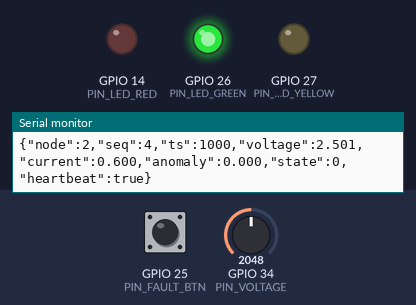
This sketch was run on a simulated ESP32. Shown: output pins drawn as LEDs (lit = HIGH), the last lines printed to the serial monitor. Inputs (shaded band) come from the test bench; at power-on: GPIO 34 (PIN_VOLTAGE) = 2048, GPIO 25 (PIN_FAULT_BTN) HIGH (analog values on the 0–4095 scale).

Above: at 1.2 s.
1.3 s: GPIO 34 (PIN_VOLTAGE) set to 2866
At 1.62 s:
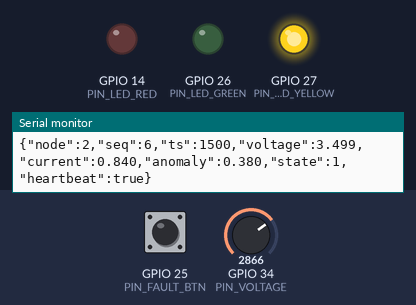
3.2 s: GPIO 25 (PIN_FAULT_BTN) pulled LOW for 0.15 s
At 3.37 s:
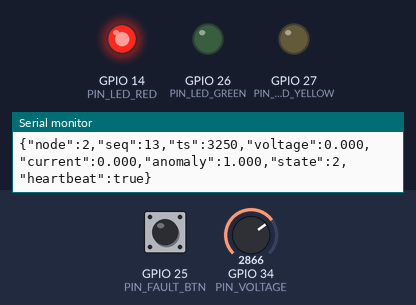
5.0 s: GPIO 34 (PIN_VOLTAGE) set to 3603
At 7.5 s:
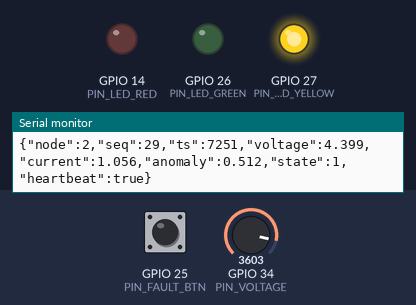
8.0 s: GPIO 25 (PIN_FAULT_BTN) pulled LOW for 3.2 s
At 9.4 s:
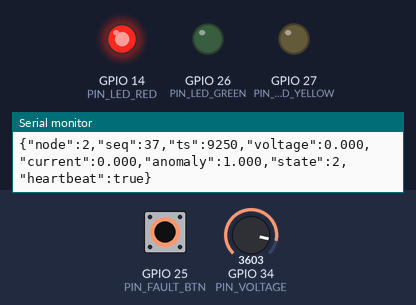
14.2 s: GPIO 34 (PIN_VOLTAGE) set to 4095
At 15.2 s:
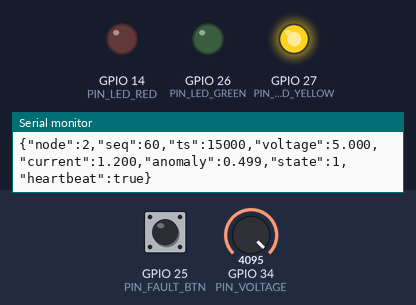
Timing chart, 0 to 18.2 s (numbered marks = the images above; inputs shaded):
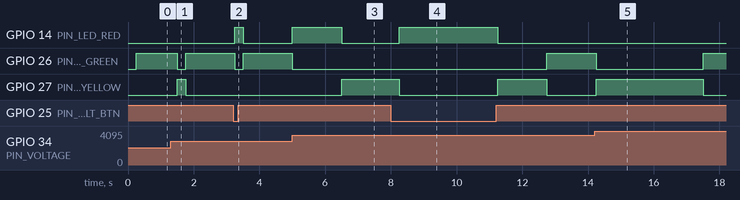

Measured:
- after the input at 1.3 s, GPIO 26 (PIN_LED_GREEN): HIGH → LOW after 0.20 s, → HIGH 0.25 s later; GPIO 27 (PIN_LED_YELLOW): LOW → HIGH after 0.20 s, → LOW 0.25 s later
- after the input at 3.2 s, GPIO 14 (PIN_LED_RED): LOW → HIGH after 0.05 s, → LOW 0.25 s later; GPIO 26 (PIN_LED_GREEN): HIGH → LOW after 0.05 s, → HIGH 0.25 s later
- after the input at 5.0 s, GPIO 14 (PIN_LED_RED): LOW → HIGH at once, → LOW 1.5 s later; GPIO 26 (PIN_LED_GREEN): HIGH → LOW at once; GPIO 27 (PIN_LED_YELLOW): LOW → HIGH after 1.5 s
- after the input at 8.0 s, GPIO 14 (PIN_LED_RED): LOW → HIGH after 0.25 s, → LOW 3.0 s later; GPIO 26 (PIN_LED_GREEN): LOW → HIGH after 4.8 s instead of 1.8 s; GPIO 27 (PIN_LED_YELLOW): HIGH → LOW after 0.25 s instead of 1.8 s
- after the input at 14.2 s, GPIO 26 (PIN_LED_GREEN): HIGH → LOW after 0.05 s, → HIGH 3.2 s later; GPIO 27 (PIN_LED_YELLOW): LOW → HIGH after 0.05 s, → LOW 3.2 s later

The sketch:

gateway.ino
```cpp
/*
 * BLACKOUT MESH - gateway firmware
 *
 * Also acts as physical NODE_ID=2 itself (dual sensing role), so a
 * two-board build gives you two genuinely independent hardware
 * measurement points without buying a dedicated gateway-only board.
 * Receives ESP-NOW packets broadcast by other node boards and relays
 * every packet (its own + remote) to the laptop over USB serial as
 * one JSON object per line, e.g.:
 *
 *   {"node":1,"seq":42,"ts":12345,"voltage":3.31,"current":0.40,"anomaly":0.03,"state":0,"heartbeat":true}
 *
 * Point backend/run_gateway.py --source serial at this board's port.
 *
 * Board: "ESP32 Dev Module". Wiring is identical to firmware/node
 * (see docs/HARDWARE.md) — this board is a node too.
 */

#include <WiFi.h>
#include <esp_now.h>
#include "mesh_protocol.h"

#define NODE_ID 2

#define PIN_VOLTAGE    34
#define PIN_FAULT_BTN  25
#define PIN_LED_GREEN  26
#define PIN_LED_YELLOW 27
#define PIN_LED_RED    14

#define SEND_INTERVAL_MS 250
#define WARNING_THRESHOLD 0.35f
#define FAULT_THRESHOLD   0.65f
#define BASELINE_WARMUP_MS 5000
#define DEBOUNCE_MS 30

// Debounces a momentary button wired to GND (INPUT_PULLUP, active LOW).
// Sample every loop() iteration via read() - a raw transition only
// becomes the reported state once it has held steady for DEBOUNCE_MS,
// filtering out mechanical contact bounce.
struct DebouncedButton {
  int pin;
  bool stableState = false;
  bool rawState = false;
  unsigned long lastChangeMs = 0;

  bool read() {
    bool raw = (digitalRead(pin) == LOW);
    unsigned long now = millis();
    if (raw != rawState) {
      rawState = raw;
      lastChangeMs = now;
    }
    if ((now - lastChangeMs) > DEBOUNCE_MS) {
      stableState = raw;
    }
    return stableState;
  }
};

uint8_t broadcastAddress[] = {0xFF, 0xFF, 0xFF, 0xFF, 0xFF, 0xFF};

DebouncedButton faultButton = {PIN_FAULT_BTN};
float baselineMean = -1.0f;
float baselineVar = 0.01f;
uint32_t seqCounter = 0;
unsigned long lastSend = 0;
unsigned long bootTime = 0;

void printPacket(const MeshPacket &p) {
  Serial.printf(
    "{\"node\":%u,\"seq\":%lu,\"ts\":%lu,\"voltage\":%.3f,\"current\":%.3f,\"anomaly\":%.3f,\"state\":%u,\"heartbeat\":%s}\n",
    p.node_id, (unsigned long)p.seq, (unsigned long)p.timestamp_ms,
    p.voltage, p.current, p.anomaly, p.state, p.heartbeat ? "true" : "false"
  );
}

// arduino-esp32 core 3.x (ESP-IDF 5.x) changed this callback's first
// argument from a raw MAC pointer to an esp_now_recv_info_t*; this
// signature matches the current esp_now_recv_cb_t in esp_now.h.
void onDataRecv(const esp_now_recv_info_t *recvInfo, const uint8_t *data, int len) {
  if (len != sizeof(MeshPacket)) return;
  MeshPacket packet;
  memcpy(&packet, data, sizeof(packet));
  printPacket(packet);
}

void setup() {
  Serial.begin(115200);
  pinMode(PIN_FAULT_BTN, INPUT_PULLUP);
  pinMode(PIN_LED_GREEN, OUTPUT);
  pinMode(PIN_LED_YELLOW, OUTPUT);
  pinMode(PIN_LED_RED, OUTPUT);
  analogReadResolution(12);

  WiFi.mode(WIFI_STA);

  if (esp_now_init() != ESP_OK) {
    Serial.println("ESP-NOW init failed");
    return;
  }
  esp_now_register_recv_cb(onDataRecv);

  esp_now_peer_info_t peerInfo = {};
  memcpy(peerInfo.peer_addr, broadcastAddress, 6);
  peerInfo.channel = 0;
  peerInfo.encrypt = false;
  esp_now_add_peer(&peerInfo);

  bootTime = millis();
  Serial.printf("BLACKOUT MESH gateway online (also sensing as node %d)\n", NODE_ID);
}

float readVoltageProxy() {
  int raw = analogRead(PIN_VOLTAGE);
  return (raw / 4095.0f) * 5.0f;
}

void updateBaseline(float value) {
  if (baselineMean < 0) {
    baselineMean = value;
    return;
  }
  bool warming = (millis() - bootTime) < BASELINE_WARMUP_MS;
  float alpha = warming ? 0.3f : 0.02f;
  float deviation = value - baselineMean;
  baselineMean += alpha * deviation;
  baselineVar = (1 - alpha) * (baselineVar + alpha * deviation * deviation);
  if (baselineVar < 1e-4f) baselineVar = 1e-4f;
}

float computeAnomaly(float value) {
  float std = sqrt(baselineVar);
  float z = fabs(value - baselineMean) / max(std, 0.05f);
  float score = z / 4.0f;
  if (score > 1.0f) score = 1.0f;
  if (score < 0.0f) score = 0.0f;
  return score;
}

void setLeds(uint8_t state) {
  digitalWrite(PIN_LED_GREEN, state == STATE_NORMAL);
  digitalWrite(PIN_LED_YELLOW, state == STATE_WARNING);
  digitalWrite(PIN_LED_RED, state == STATE_FAULT);
}

void loop() {
  // Sample/debounce the button every iteration, independent of the
  // send cadence below, so a transition is never missed or delayed.
  bool faultPressed = faultButton.read();

  if (millis() - lastSend < SEND_INTERVAL_MS) {
    return;
  }
  lastSend = millis();

  float voltage = readVoltageProxy();

  if (faultPressed) {
    voltage = 0.0f;
  } else {
    updateBaseline(voltage);
  }

  float anomaly = faultPressed ? 1.0f : computeAnomaly(voltage);
  float current = voltage > 0.1f ? (voltage / 5.0f) * 1.2f : 0.0f;

  uint8_t state = STATE_NORMAL;
  if (anomaly >= FAULT_THRESHOLD) state = STATE_FAULT;
  else if (anomaly >= WARNING_THRESHOLD) state = STATE_WARNING;
  setLeds(state);

  MeshPacket packet;
  packet.node_id = NODE_ID;
  packet.seq = ++seqCounter;
  packet.timestamp_ms = millis();
  packet.voltage = voltage;
  packet.current = current;
  packet.anomaly = anomaly;
  packet.state = state;
  packet.heartbeat = true;

  printPacket(packet);   // gateway's own reading goes straight to serial
}
```

mesh_protocol.h
```cpp
#pragma once
#include <stdint.h>

// Shared ESP-NOW payload. Keep this identical in firmware/node and
// firmware/gateway (both copies must match byte-for-byte).
typedef struct __attribute__((packed)) {
  uint8_t node_id;       // 1, 2, 3 ...
  uint32_t seq;
  uint32_t timestamp_ms;
  float voltage;         // analog proxy, 0-5V range
  float current;         // analog proxy, derived from voltage
  float anomaly;         // 0.0-1.0, computed locally against an adaptive baseline
  uint8_t state;         // 0=NORMAL 1=WARNING 2=FAULT
  bool heartbeat;
} MeshPacket;

enum NodeStateCode { STATE_NORMAL = 0, STATE_WARNING = 1, STATE_FAULT = 2 };
```
